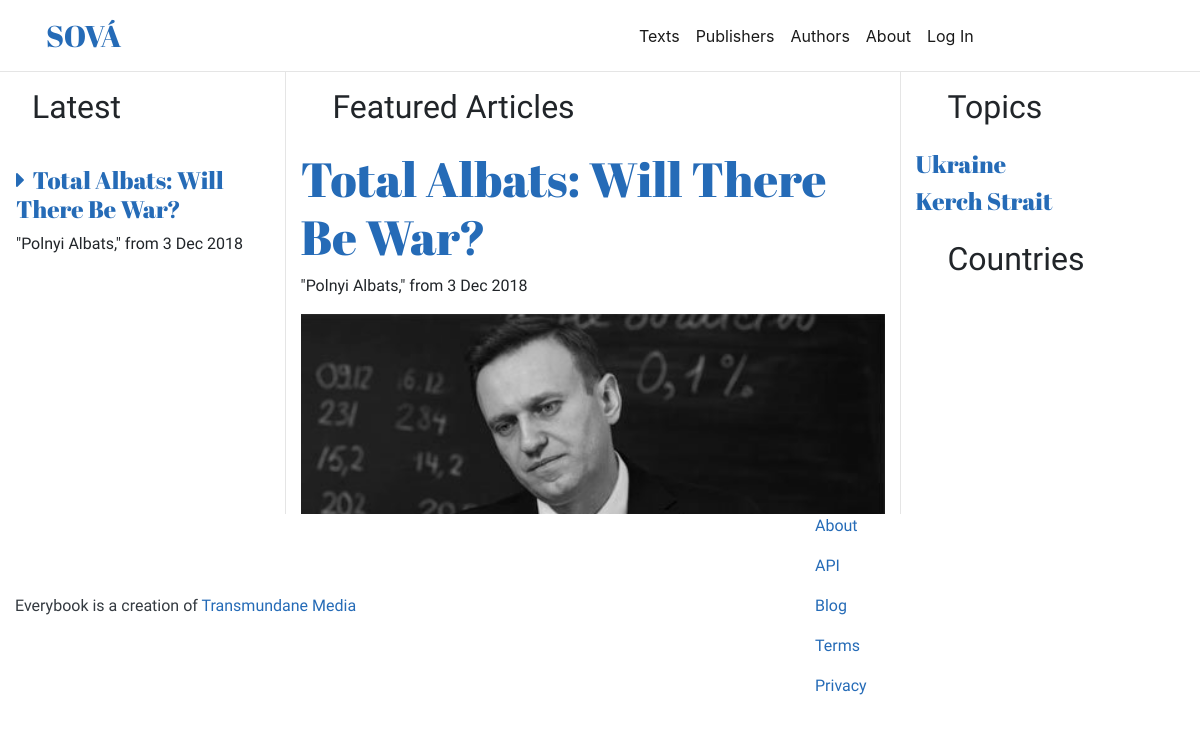
Before: / with the older database file.
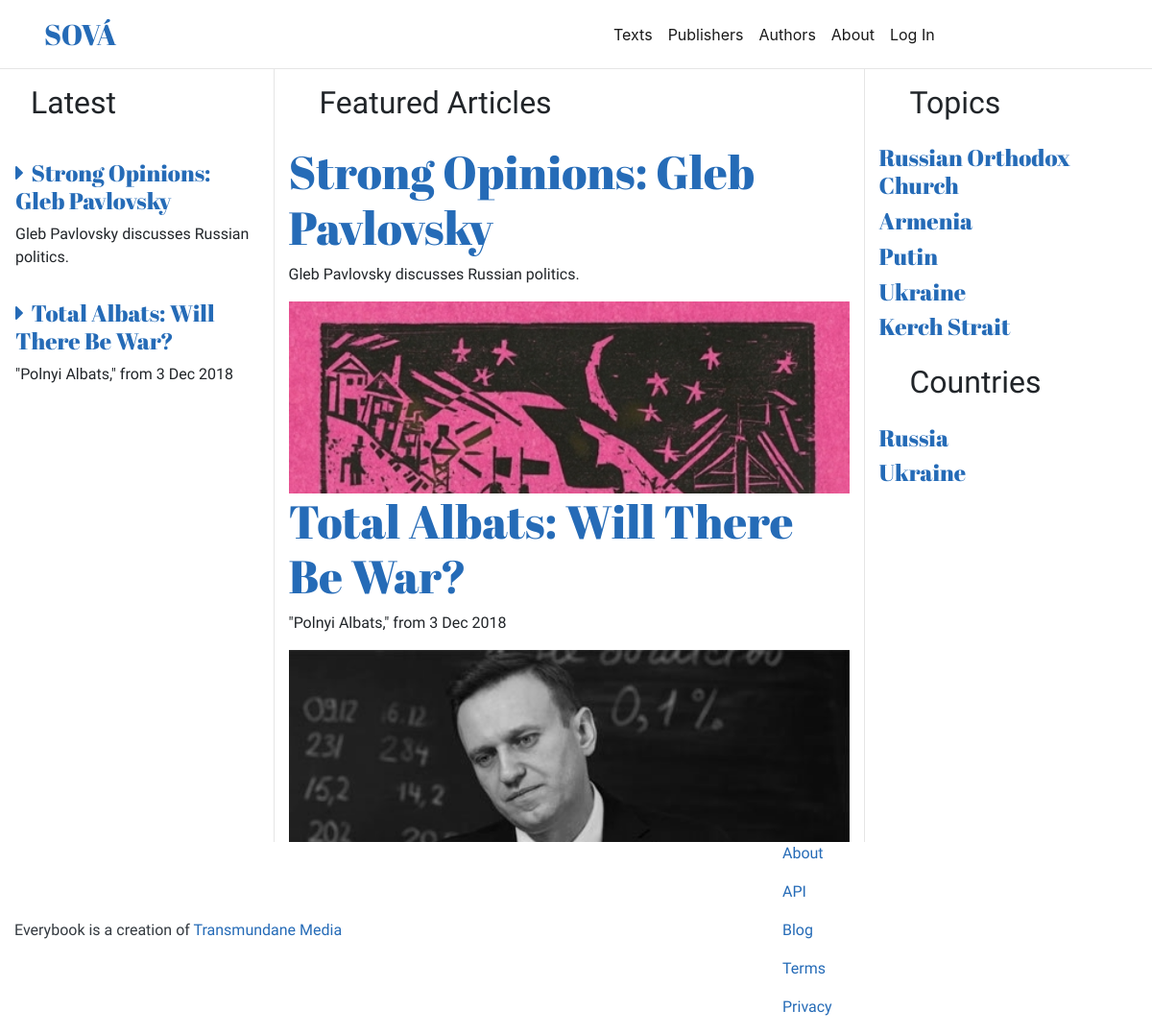
After: the same page with the newer database file.
### texts/models.py (models this page shows, shortened)
class Text(models.Model):
	title = models.CharField(max_length=200)
	original_title = models.CharField(max_length=200, blank=True)
	date = models.DateField(default=datetime.date.today)
	owner = models.ForeignKey(Owner, on_delete=models.CASCADE, related_name='owner_texts')
	author = models.ManyToManyField(Author)
	country = models.ManyToManyField(Country)
	summary = models.TextField()
	themes = models.ManyToManyField(Theme, related_name='themes')
	image = models.ImageField(null=True, blank=True, upload_to='text_images')
	image_credit = models.CharField(max_length=50, blank=True)
	slug = models.SlugField(max_length=250)
	text_original = HTMLField('Original')
	text_translation = HTMLField('Translation')
	url = models.URLField(max_length=500)
	featured = models.BooleanField()
	publish = models.DateTimeField(default=timezone.now)
	modified = models.DateTimeField(auto_now=True)
	class Meta:
		ordering = ('-publish',)
	def get_absolute_url(self):
		return reverse('texts:text_view', args=[self.slug, self.id])

class Theme(models.Model):
	name = models.CharField(max_length=100)
	slug = models.SlugField(max_length=100)
	image = models.ImageField(null=True, blank=True, upload_to='theme_images')
	image_credit = models.CharField(max_length=50, blank=True)
	created = models.DateTimeField(auto_now_add=True)
	modified = models.DateTimeField(auto_now=True)
	class Meta:
		ordering = ('-modified',)
	def get_absolute_url(self):
		return reverse('texts:theme_view', args=[self.slug, self.id])

class Country(models.Model):
	name = models.CharField(max_length=50)
	slug = models.SlugField(max_length=100)
	image = models.ImageField(null=True, blank=True, upload_to='country_images')
	image_credit = models.CharField(max_length=50, blank=True)
	featured = models.BooleanField()
	class Meta:
		ordering = ('name',)
	def get_absolute_url(self):
		return reverse('texts:country_view', args=[self.slug, self.id])

### texts/views.py (the view)
# urls.py: path('', HomePageView.as_view(), name='home'),
class HomePageView(TemplateView):
	template_name = "home.html"
	def get_context_data(self, **kwargs):
		context = super().get_context_data(**kwargs)
		context['latest_texts'] = Text.objects.all()[:5]
		context['featured_texts'] = Text.objects.filter(featured=True)
		context['topics'] = Theme.objects.all()[:10]
		context['countries'] = Country.objects.all()[:10]
		return context

### texts/templates/home.html
{% extends "base.html" %}
{% load static %}
{% block content %}
    <div class="">
        <div class="row">
            <div class="latest col">
                <h2>Latest</h2>
                <div class="latest-wrapper">
                    {% for text in latest_texts %}
                        <h4 class="latest-title"><a href="{{ text.get_absolute_url }}"><i class="fas fa-caret-right"></i>&nbsp;&nbsp;{{ text.title }}</a></h4>
                        <p class="latest-summary">{{ text.summary }}</p>
                    {% endfor %}
                </div>
            </div>
            <div class="featured col-6">
                <h2>Featured Articles</h2>
                <div class="featured-wrapper">
                    {% for text in featured_texts %}
                        <h1 class="featured-title"><a href="{{ text.get_absolute_url }}">{{ text.title }}</a></h1>
                        <p>{{ text.summary }}</p>
                        <div class="featured-text-image" style="background-image: url('{{ text.image.url }}');"></div>
                    {% endfor %}
                </div>
            </div>
            <div class="topics col">
                <h2>Topics</h2>
                <div class="topics-wrapper">
                    {% for topic in topics %}
                        <h4 class="topic-name"><a href="{{ topic.get_absolute_url }}">{{ topic.name }}</a></h4>
                    {% endfor %}
                </div>
                <h2>Countries</h2>
                <div class="countries-wrapper">
                    {% for country in countries %}
                        <h4 class="country-name"><a href="{{ country.get_absolute_url }}">{{ country.name }}</a></h4>
                    {% endfor %}
                </div>
            </div>
        </div>
    </div>
{% endblock %}

### templates/base.html (shortened to what this page needs)
{% load static %}
<!DOCTYPE html>
<html lang="en">
  <head>
    <link rel="stylesheet" href="https://maxcdn.bootstrapcdn.com/bootstrap/4.0.0/css/bootstrap.min.css">
    <link rel="stylesheet" href="https://use.fontawesome.com/releases/v5.2.0/css/all.css">
    <link type="text/css" rel="stylesheet" href="//unpkg.com/bootstrap-vue@latest/dist/bootstrap-vue.css"/>
    <link rel="stylesheet" href='{% static "styles.css" %}'/>
  </head>
<body>
{% include "header.html" %}
<main role="main">
{% block content %}
{% endblock %}
</main>
{% include "footer.html" %}
</body>
</html>

### templates/header.html (shortened to what this page needs)
{% load static %}
<header class="sova-header">
    <div class="container-fluid">
        <nav class="navbar navbar-expand-lg navbar-light bg-white justify-content-between">
            <div class="navbar-brand col-6">
                <a class="site-name" href="/">
                   SOVÁ
                </a>
            </div>
            <div class="collapse navbar-collapse col-6 text-right" id="navbarText">
                <ul class="navbar-nav ltp-top-nav">
                    <li class="nav-item">
                        <a class="nav-link active" href="/texts">Texts</a>
                    </li>
                    <li class="nav-item">
                        <a class="nav-link active" href="/publishers">Publishers</a>
                    </li>
                    <li class="nav-item">
                        <a class="nav-link active" href="/authors">Authors</a>
                    </li>
                    <li class="nav-item">
                        <a class="nav-link active" href="#">About</a>
                    </li>
                    {% if request.user.is_authenticated %}
                        <li class="nav-item">
                            <a class="nav-link active" href="/accounts">Account</a>
                        </li>
                        <li class="nav-item">
                            <a class="nav-link active" href="#">Log Out</a>
                        </li>
                    {% else %}
                        <li class="nav-item">
                            <a class="nav-link active" href="#">Log In</a>
                        </li>
                    {% endif %}
            </ul>
        </div>
    </nav>
</div>
</header>

### templates/footer.html
{% load static %}
<footer class="text-dark">
	<div class="eb-footer container-fluid bg-white">
		<div class="row align-items-center">
			<div class="col-8">
			<p>Everybook is a creation of <a href="#">Transmundane Media</a></p>
			</div>
			<div class="col-4">
				<a href="#"><p>About</p></a>
				<a href="#"><p>API</p></a>
				<a href="#"><p>Blog</p></a>
				<a href="#"><p>Terms</p></a>
				<a href="#"><p>Privacy</p></a>
			</div>
		</div>
	</div>
</footer>

### texts/static/styles.css (style rules this page uses)
h1, h2, h3, h4, p { font-family: 'Source Sans Pro', sans-serif; }
a { color: #256bb7; }
a.site-name { font-family: 'Abril Fatface', cursive; font-size: 1.5em; }
header.sova-header { border-bottom: 1px solid rgba(180,180,180,0.35); }
div.latest { border-right: 1px solid rgba(180,180,180,0.35); padding-right: 0; }
div.latest h2 { padding: 1rem 2rem; }
div.latest h4 { padding: 1rem 2rem 0rem 1rem; font-family: "Abril Fatface", cursive; }
div.latest p { padding: 0rem 1rem; }
div.featured { border-right: 1px solid rgba(180,180,180,0.35); }
div.featured h2 { padding: 1rem 2rem; }
div.featured h1.featured-title { font-family: 'Abril Fatface', cursive; font-size: 3rem; }
div.featured-text-image { height: 25vh; background-size: cover; }
div.topics h2 { padding: 1rem 2rem; }
div.topics h4.topic-name { font-family: 'Abril Fatface', cursive; }
div.topics h4.country-name { font-family: 'Abril Fatface', cursive; }

Changed rows visible on the page:
added Text: title "Strong Opinions: Gleb Pavlovsky", summary "Gleb Pavlovsky discusses Russian politics.", image (picture)
added Theme: name "Russian Orthodox Church"
added Theme: name "Armenia"
added Theme: name "Putin"
added Country: name "Russia"
added Country: name "Ukraine"
